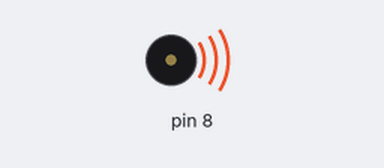
A sketch run on a simulated Arduino Uno, built with avr-gcc and run on an emulated ATmega328P. Parts: buzzer (waves = sounding).

Above: at 0.1 s.
At 14.9 s:
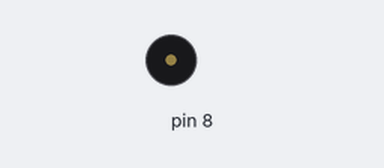
Timing chart, 0 to 16.4 s (numbered marks = the images above):
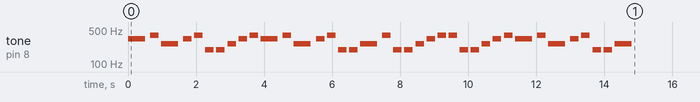

The sketch:

piezo.ino
```cpp
#include "pitches.h"

int swSequence[] = {
    NOTE_G1, NOTE_D1, NOTE_C1, NOTE_B1, NOTE_A1, NOTE_D1, NOTE_C1, NOTE_B1, NOTE_A1, NOTE_D1,
    NOTE_C1, NOTE_B1, NOTE_C1, NOTE_A1, NOTE_D1, NOTE_D1, NOTE_G1, NOTE_D1,
    NOTE_C1, NOTE_B1, NOTE_A1, NOTE_D1, NOTE_C1, NOTE_B1, NOTE_A1, NOTE_D1, NOTE_C1, NOTE_B1, NOTE_C1, NOTE_A1, NOTE_D1, NOTE_D1, NOTE_E1,
    NOTE_E1, NOTE_E1, NOTE_C1, NOTE_B1, NOTE_A1, NOTE_G1, NOTE_G1, NOTE_A1, NOTE_B1, NOTE_A1, NOTE_E1, NOTE_FS1, NOTE_D1, NOTE_D1, NOTE_E1,
    NOTE_E1, NOTE_C1, NOTE_B1, NOTE_A1, NOTE_G1, NOTE_D1, NOTE_A1, NOTE_D1, NOTE_D1
    };

int postovsky[] = {
  NOTE_E4, NOTE_G4, NOTE_C4, NOTE_E4, NOTE_G4, NOTE_G3, NOTE_G3, NOTE_C4, NOTE_E4, NOTE_G4,
  NOTE_E4, NOTE_G4, NOTE_C4, NOTE_E4, NOTE_G4, NOTE_G3, NOTE_G3, NOTE_C4,
  NOTE_G4, NOTE_G3, NOTE_G3, NOTE_C4, NOTE_E4, NOTE_G4, NOTE_G4, NOTE_G3, NOTE_G3, NOTE_C4, NOTE_E4, NOTE_G4,
  NOTE_E4, NOTE_G4, NOTE_C4, NOTE_E4, NOTE_G4, NOTE_G3, NOTE_G3, NOTE_C4
};

int postovskyDuration[] = {
  2, 4, 2, 4, 4, 4, 4, 4, 4, 4,
  2, 4, 2, 4, 4, 4, 4, 2,
  4, 4, 4, 4, 4, 4, 4, 4, 4, 4, 4, 4,
  2, 4, 2, 4, 4, 4, 4, 2
};

int swDuration[] = {
    4, 4, 4, 4, 4, 4, 4, 4, 4, 4,
    4, 4, 4, 4, 4, 4, 4, 4,
    4, 4, 4, 4, 4, 4, 4, 4, 4, 4, 4, 4, 4, 4, 4,
    4, 4, 4, 4, 4, 4, 4, 4, 4, 4, 4, 4, 4, 4, 4,
    4, 4, 4, 4, 4, 4, 4, 4, 4
};

void setup() {
  for (int thisNote = 0; thisNote < sizeof(postovsky); thisNote++) {
    int noteDuration = 1000 / postovskyDuration[thisNote];
    tone(8, postovsky[thisNote], noteDuration);
    int pauseBetweenNotes = noteDuration * 1.30;
    delay(pauseBetweenNotes);
    noTone(8);
  }
}

void loop() {
}
```

pitches.h
```cpp
#define NOTE_B0  31
#define NOTE_C1  33
#define NOTE_CS1 35
#define NOTE_D1  37
#define NOTE_DS1 39
#define NOTE_E1  41
#define NOTE_F1  44
#define NOTE_FS1 46
#define NOTE_G1  49
#define NOTE_GS1 52
#define NOTE_A1  55
#define NOTE_AS1 58
#define NOTE_B1  62
#define NOTE_C2  65
#define NOTE_CS2 69
#define NOTE_D2  73
#define NOTE_DS2 78
#define NOTE_E2  82
#define NOTE_F2  87
#define NOTE_FS2 93
#define NOTE_G2  98
#define NOTE_GS2 104
#define NOTE_A2  110
#define NOTE_AS2 117
#define NOTE_B2  123
#define NOTE_C3  131
#define NOTE_CS3 139
#define NOTE_D3  147
#define NOTE_DS3 156
#define NOTE_E3  165
#define NOTE_F3  175
#define NOTE_FS3 185
#define NOTE_G3  196
#define NOTE_GS3 208
#define NOTE_A3  220
#define NOTE_AS3 233
#define NOTE_B3  247
#define NOTE_C4  262
#define NOTE_CS4 277
#define NOTE_D4  294
#define NOTE_DS4 311
#define NOTE_E4  330
#define NOTE_F4  349
#define NOTE_FS4 370
#define NOTE_G4  392
#define NOTE_GS4 415
#define NOTE_A4  440
#define NOTE_AS4 466
#define NOTE_B4  494
#define NOTE_C5  523
#define NOTE_CS5 554
#define NOTE_D5  587
#define NOTE_DS5 622
#define NOTE_E5  659
#define NOTE_F5  698
#define NOTE_FS5 740
#define NOTE_G5  784
#define NOTE_GS5 831
#define NOTE_A5  880
#define NOTE_AS5 932
#define NOTE_B5  988
#define NOTE_C6  1047
#define NOTE_CS6 1109
#define NOTE_D6  1175
#define NOTE_DS6 1245
#define NOTE_E6  1319
#define NOTE_F6  1397
#define NOTE_FS6 1480
#define NOTE_G6  1568
#define NOTE_GS6 1661
#define NOTE_A6  1760
#define NOTE_AS6 1865
#define NOTE_B6  1976
#define NOTE_C7  2093
#define NOTE_CS7 2217
#define NOTE_D7  2349
#define NOTE_DS7 2489
#define NOTE_E7  2637
#define NOTE_F7  2794
#define NOTE_FS7 2960
#define NOTE_G7  3136
#define NOTE_GS7 3322
#define NOTE_A7  3520
#define NOTE_AS7 3729
#define NOTE_B7  3951
#define NOTE_C8  4186
#define NOTE_CS8 4435
#define NOTE_D8  4699
#define NOTE_DS8 4978
```
